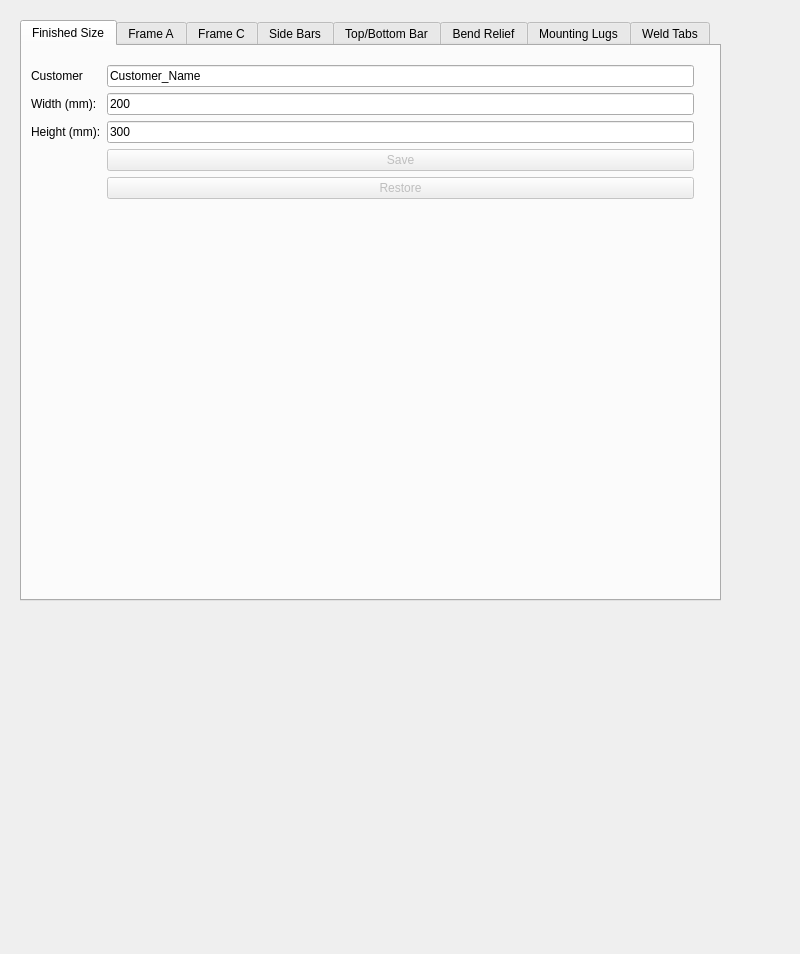
<?xml version="1.0" encoding="UTF-8"?>
<ui version="4.0">
 <class>Form</class>
 <widget class="QWidget" name="Form">
  <property name="geometry">
   <rect>
    <x>0</x>
    <y>0</y>
    <width>800</width>
    <height>954</height>
   </rect>
  </property>
  <property name="minimumSize">
   <size>
    <width>800</width>
    <height>500</height>
   </size>
  </property>
  <property name="windowTitle">
   <string>Form</string>
  </property>
  <property name="toolTip">
   <string extracomment="Hole clearance will be added to this value"/>
  </property>
  <widget class="QTabWidget" name="tabWidget">
   <property name="geometry">
    <rect>
     <x>20</x>
     <y>20</y>
     <width>701</width>
     <height>581</height>
    </rect>
   </property>
   <property name="currentIndex">
    <number>0</number>
   </property>
   <widget class="QWidget" name="tab_2">
    <attribute name="title">
     <string>Finished Size</string>
    </attribute>
    <widget class="QWidget" name="formLayoutWidget_9">
     <property name="geometry">
      <rect>
       <x>0</x>
       <y>10</y>
       <width>681</width>
       <height>221</height>
      </rect>
     </property>
     <layout class="QFormLayout" name="formLayout_9">
      <item row="2" column="1">
       <widget class="QLineEdit" name="FinishedWidth">
        <property name="text">
         <string>200</string>
        </property>
       </widget>
      </item>
      <item row="2" column="0">
       <widget class="QLabel" name="label">
        <property name="text">
         <string>Width (mm):</string>
        </property>
       </widget>
      </item>
      <item row="3" column="1">
       <widget class="QLineEdit" name="FinishedHeight">
        <property name="text">
         <string>300</string>
        </property>
       </widget>
      </item>
      <item row="3" column="0">
       <widget class="QLabel" name="label">
        <property name="text">
         <string>Height (mm):</string>
        </property>
       </widget>
      </item>
      <item row="4" column="1">
       <widget class="QPushButton" name="SaveButton">
        <property name="enabled">
         <bool>false</bool>
        </property>
        <property name="text">
         <string>Save</string>
        </property>
       </widget>
      </item>
      <item row="6" column="1">
       <widget class="QPushButton" name="pushButton">
        <property name="enabled">
         <bool>false</bool>
        </property>
        <property name="text">
         <string>Restore</string>
        </property>
       </widget>
      </item>
      <item row="1" column="1">
       <widget class="QLineEdit" name="CustomerName">
        <property name="text">
         <string>Customer_Name</string>
        </property>
       </widget>
      </item>
      <item row="1" column="0">
       <widget class="QLabel" name="Customer">
        <property name="text">
         <string>Customer</string>
        </property>
       </widget>
      </item>
     </layout>
    </widget>
   </widget>
   <widget class="QWidget" name="tab">
    <attribute name="title">
     <string>Frame A</string>
    </attribute>
    <widget class="QWidget" name="formLayoutWidget_8">
     <property name="geometry">
      <rect>
       <x>9</x>
       <y>9</y>
       <width>681</width>
       <height>518</height>
      </rect>
     </property>
     <layout class="QFormLayout" name="formLayout_8">
      <property name="fieldGrowthPolicy">
       <enum>QFormLayout::AllNonFixedFieldsGrow</enum>
      </property>
      <item row="0" column="0">
       <widget class="QLabel" name="label_18">
        <property name="text">
         <string>Relative Height (mm)</string>
        </property>
       </widget>
      </item>
      <item row="0" column="1">
       <widget class="QLineEdit" name="FrameARelativeHeight">
        <property name="text">
         <string>24</string>
        </property>
       </widget>
      </item>
      <item row="1" column="0">
       <widget class="QLabel" name="label_23">
        <property name="text">
         <string>Relative Width (mm)</string>
        </property>
       </widget>
      </item>
      <item row="1" column="1">
       <widget class="QLineEdit" name="FrameARelativeWidth">
        <property name="text">
         <string>24</string>
        </property>
       </widget>
      </item>
      <item row="2" column="0">
       <widget class="QLabel" name="label">
        <property name="text">
         <string>Cutout width</string>
        </property>
       </widget>
      </item>
      <item row="2" column="1">
       <widget class="QLineEdit" name="CutoutWidth">
        <property name="text">
         <string>22</string>
        </property>
       </widget>
      </item>
      <item row="3" column="0">
       <widget class="QLabel" name="label">
        <property name="text">
         <string>Cutout height</string>
        </property>
       </widget>
      </item>
      <item row="3" column="1">
       <widget class="QLineEdit" name="CutoutHeight">
        <property name="text">
         <string>19</string>
        </property>
       </widget>
      </item>
      <item row="4" column="0">
       <widget class="QLabel" name="label_2">
        <property name="text">
         <string>Bar Width</string>
        </property>
       </widget>
      </item>
      <item row="4" column="1">
       <widget class="QLineEdit" name="FrameABarWidth">
        <property name="text">
         <string>44</string>
        </property>
       </widget>
      </item>
      <item row="5" column="0">
       <widget class="QLabel" name="label_4">
        <property name="text">
         <string>Bar Height</string>
        </property>
       </widget>
      </item>
      <item row="5" column="1">
       <widget class="QLineEdit" name="FrameABarHeight">
        <property name="text">
         <string>44</string>
        </property>
       </widget>
      </item>
      <item row="6" column="0">
       <widget class="QLabel" name="label_21">
        <property name="text">
         <string>Plastic Hole Spacing</string>
        </property>
       </widget>
      </item>
      <item row="6" column="1">
       <widget class="QLineEdit" name="FrameAPlasticHoleSpacing">
        <property name="text">
         <string>200</string>
        </property>
       </widget>
      </item>
      <item row="7" column="0">
       <widget class="QLabel" name="label_3">
        <property name="text">
         <string>Hinge Hole Dia.</string>
        </property>
       </widget>
      </item>
      <item row="7" column="1">
       <widget class="QLineEdit" name="HoleDiameter">
        <property name="text">
         <string>6</string>
        </property>
       </widget>
      </item>
      <item row="9" column="0">
       <widget class="QLabel" name="label_26">
        <property name="text">
         <string>Plastic Hole Dia.</string>
        </property>
       </widget>
      </item>
      <item row="9" column="1">
       <widget class="QLineEdit" name="PlasticHoleDiameter">
        <property name="text">
         <string>4.2</string>
        </property>
       </widget>
      </item>
      <item row="10" column="0">
       <widget class="QLabel" name="label_27">
        <property name="text">
         <string>Handle Ramp Hole H</string>
        </property>
       </widget>
      </item>
      <item row="10" column="1">
       <widget class="QLineEdit" name="HandleRampHoleHeight">
        <property name="text">
         <string>5</string>
        </property>
       </widget>
      </item>
      <item row="11" column="0">
       <widget class="QLabel" name="label_28">
        <property name="text">
         <string>Handle Ramp Hole W</string>
        </property>
       </widget>
      </item>
      <item row="11" column="1">
       <widget class="QLineEdit" name="HandleRampHoleWidth">
        <property name="text">
         <string>6</string>
        </property>
       </widget>
      </item>
      <item row="12" column="0">
       <widget class="QLabel" name="label_36">
        <property name="text">
         <string>Handle Ramp Hole C</string>
        </property>
       </widget>
      </item>
      <item row="12" column="1">
       <widget class="QLineEdit" name="HandleRampHoleCentres">
        <property name="text">
         <string>54</string>
        </property>
       </widget>
      </item>
      <item row="14" column="0">
       <widget class="QLabel" name="label_37">
        <property name="text">
         <string>Handle Ramp Inset</string>
        </property>
       </widget>
      </item>
      <item row="14" column="1">
       <widget class="QLineEdit" name="HandleRampHoleInset">
        <property name="text">
         <string>3</string>
        </property>
       </widget>
      </item>
      <item row="15" column="1">
       <widget class="QLineEdit" name="HandleRampHolePosition">
        <property name="text">
         <string>0.62</string>
        </property>
       </widget>
      </item>
      <item row="15" column="0">
       <widget class="QLabel" name="label_44">
        <property name="text">
         <string>Handle Ramp Pos</string>
        </property>
       </widget>
      </item>
      <item row="16" column="0">
       <widget class="QLabel" name="label_45">
        <property name="text">
         <string>Include Ramp Handle</string>
        </property>
       </widget>
      </item>
      <item row="16" column="1">
       <widget class="QCheckBox" name="IncludeRampHandle">
        <property name="text">
         <string/>
        </property>
        <property name="checked">
         <bool>true</bool>
        </property>
       </widget>
      </item>
     </layout>
    </widget>
   </widget>
   <widget class="QWidget" name="tab_3">
    <attribute name="title">
     <string>Frame C</string>
    </attribute>
    <widget class="QWidget" name="formLayoutWidget">
     <property name="geometry">
      <rect>
       <x>10</x>
       <y>10</y>
       <width>671</width>
       <height>331</height>
      </rect>
     </property>
     <layout class="QFormLayout" name="formLayout">
      <property name="fieldGrowthPolicy">
       <enum>QFormLayout::AllNonFixedFieldsGrow</enum>
      </property>
      <item row="0" column="0">
       <widget class="QLabel" name="label_22">
        <property name="text">
         <string>Relative Height (mm)</string>
        </property>
       </widget>
      </item>
      <item row="0" column="1">
       <widget class="QLineEdit" name="FrameCRelativeHeight">
        <property name="text">
         <string>-12</string>
        </property>
       </widget>
      </item>
      <item row="1" column="0">
       <widget class="QLabel" name="label_24">
        <property name="text">
         <string>Relative Width (mm)</string>
        </property>
       </widget>
      </item>
      <item row="1" column="1">
       <widget class="QLineEdit" name="FrameCRelativeWidth">
        <property name="text">
         <string>-12</string>
        </property>
       </widget>
      </item>
      <item row="2" column="0">
       <widget class="QLabel" name="label_8">
        <property name="text">
         <string>Bar Width</string>
        </property>
       </widget>
      </item>
      <item row="2" column="1">
       <widget class="QLineEdit" name="FrameCBarWidth">
        <property name="text">
         <string>30</string>
        </property>
       </widget>
      </item>
      <item row="3" column="0">
       <widget class="QLabel" name="label_9">
        <property name="text">
         <string>Bar Height</string>
        </property>
       </widget>
      </item>
      <item row="3" column="1">
       <widget class="QLineEdit" name="FrameCBarHeight">
        <property name="text">
         <string>30</string>
        </property>
       </widget>
      </item>
      <item row="4" column="0">
       <widget class="QLabel" name="label_39">
        <property name="text">
         <string>Hinge Hole Width</string>
        </property>
       </widget>
      </item>
      <item row="4" column="1">
       <widget class="QLineEdit" name="FrameCHingeHoleWidth">
        <property name="text">
         <string>10</string>
        </property>
       </widget>
      </item>
      <item row="5" column="0">
       <widget class="QLabel" name="label_40">
        <property name="text">
         <string>Hinge Hole Height</string>
        </property>
       </widget>
      </item>
      <item row="5" column="1">
       <widget class="QLineEdit" name="FrameCHingeHoleHeight">
        <property name="text">
         <string>5</string>
        </property>
       </widget>
      </item>
      <item row="6" column="0">
       <widget class="QLabel" name="label_41">
        <property name="text">
         <string>Hinge Hole Centre W</string>
        </property>
       </widget>
      </item>
      <item row="7" column="0">
       <widget class="QLabel" name="label_42">
        <property name="text">
         <string>Hinge Hole Centre H</string>
        </property>
       </widget>
      </item>
      <item row="6" column="1">
       <widget class="QLineEdit" name="FrameCHingeHoleCentreW">
        <property name="text">
         <string>8</string>
        </property>
       </widget>
      </item>
      <item row="7" column="1">
       <widget class="QLineEdit" name="FrameCHingeHoleCentreH">
        <property name="text">
         <string>4.5</string>
        </property>
       </widget>
      </item>
     </layout>
    </widget>
   </widget>
   <widget class="QWidget" name="tab_4">
    <attribute name="title">
     <string>Side Bars</string>
    </attribute>
    <widget class="QWidget" name="formLayoutWidget_2">
     <property name="geometry">
      <rect>
       <x>10</x>
       <y>10</y>
       <width>681</width>
       <height>211</height>
      </rect>
     </property>
     <layout class="QFormLayout" name="formLayout_2">
      <property name="fieldGrowthPolicy">
       <enum>QFormLayout::AllNonFixedFieldsGrow</enum>
      </property>
      <item row="0" column="0">
       <widget class="QLabel" name="label_13">
        <property name="text">
         <string>Width</string>
        </property>
       </widget>
      </item>
      <item row="2" column="0">
       <widget class="QLabel" name="label_29">
        <property name="text">
         <string>Rel Height (mm)</string>
        </property>
       </widget>
      </item>
      <item row="2" column="1">
       <widget class="QLineEdit" name="SidebarRelativeHeight">
        <property name="text">
         <string>-45</string>
        </property>
       </widget>
      </item>
      <item row="5" column="0">
       <widget class="QLabel" name="label_25">
        <property name="text">
         <string>Seal Hole Spacing</string>
        </property>
       </widget>
      </item>
      <item row="5" column="1">
       <widget class="QLineEdit" name="SidebarSealHoleSpacing">
        <property name="text">
         <string>200</string>
        </property>
       </widget>
      </item>
      <item row="6" column="0">
       <widget class="QLabel" name="label_38">
        <property name="text">
         <string/>
        </property>
       </widget>
      </item>
      <item row="3" column="0">
       <widget class="QLabel" name="label_43">
        <property name="text">
         <string>Seal Hole Dia.</string>
        </property>
       </widget>
      </item>
      <item row="0" column="1">
       <widget class="QLineEdit" name="SidebarWidth">
        <property name="text">
         <string>15</string>
        </property>
       </widget>
      </item>
      <item row="3" column="1">
       <widget class="QLineEdit" name="SidebarSealHoleDiameter">
        <property name="text">
         <string>4.2</string>
        </property>
       </widget>
      </item>
     </layout>
    </widget>
   </widget>
   <widget class="QWidget" name="tab_8">
    <attribute name="title">
     <string>Top/Bottom Bar</string>
    </attribute>
    <widget class="QWidget" name="formLayoutWidget_6">
     <property name="geometry">
      <rect>
       <x>10</x>
       <y>10</y>
       <width>681</width>
       <height>241</height>
      </rect>
     </property>
     <layout class="QFormLayout" name="formLayout_6">
      <property name="fieldGrowthPolicy">
       <enum>QFormLayout::AllNonFixedFieldsGrow</enum>
      </property>
      <item row="0" column="0">
       <widget class="QLabel" name="label_20">
        <property name="text">
         <string>Width</string>
        </property>
       </widget>
      </item>
      <item row="1" column="0">
       <widget class="QLabel" name="label_19">
        <property name="text">
         <string>Rel Width (mm)</string>
        </property>
       </widget>
      </item>
      <item row="1" column="1">
       <widget class="QLineEdit" name="TopBarRelativeWidth">
        <property name="text">
         <string>-39</string>
        </property>
       </widget>
      </item>
      <item row="0" column="1">
       <widget class="QLineEdit" name="TopBarWidth">
        <property name="text">
         <string>31</string>
        </property>
       </widget>
      </item>
     </layout>
    </widget>
   </widget>
   <widget class="QWidget" name="tab_5">
    <attribute name="title">
     <string>Bend Relief</string>
    </attribute>
    <widget class="QWidget" name="formLayoutWidget_3">
     <property name="geometry">
      <rect>
       <x>10</x>
       <y>10</y>
       <width>671</width>
       <height>211</height>
      </rect>
     </property>
     <layout class="QFormLayout" name="formLayout_3">
      <property name="fieldGrowthPolicy">
       <enum>QFormLayout::AllNonFixedFieldsGrow</enum>
      </property>
      <item row="0" column="0">
       <widget class="QLabel" name="label_5">
        <property name="text">
         <string>Diameter</string>
        </property>
       </widget>
      </item>
      <item row="0" column="1">
       <widget class="QLineEdit" name="BendReliefDiameter">
        <property name="text">
         <string>3</string>
        </property>
       </widget>
      </item>
      <item row="1" column="0">
       <widget class="QLabel" name="label_6">
        <property name="text">
         <string>Slot Width</string>
        </property>
       </widget>
      </item>
      <item row="1" column="1">
       <widget class="QLineEdit" name="BendReliefSlotWidth">
        <property name="text">
         <string>1.5</string>
        </property>
       </widget>
      </item>
      <item row="2" column="0">
       <widget class="QLabel" name="label_7">
        <property name="text">
         <string>Slot Length</string>
        </property>
       </widget>
      </item>
      <item row="2" column="1">
       <widget class="QLineEdit" name="BendReliefSlotLength">
        <property name="text">
         <string>3</string>
        </property>
       </widget>
      </item>
     </layout>
    </widget>
   </widget>
   <widget class="QWidget" name="tab_6">
    <attribute name="title">
     <string>Mounting Lugs</string>
    </attribute>
    <widget class="QWidget" name="formLayoutWidget_4">
     <property name="geometry">
      <rect>
       <x>10</x>
       <y>10</y>
       <width>681</width>
       <height>211</height>
      </rect>
     </property>
     <layout class="QFormLayout" name="formLayout_4">
      <item row="0" column="0">
       <widget class="QLabel" name="label_10">
        <property name="text">
         <string>Width</string>
        </property>
       </widget>
      </item>
      <item row="0" column="1">
       <widget class="QLineEdit" name="LugWidth">
        <property name="text">
         <string>20</string>
        </property>
       </widget>
      </item>
      <item row="1" column="0">
       <widget class="QLabel" name="label_11">
        <property name="text">
         <string>Hole Offset</string>
        </property>
       </widget>
      </item>
      <item row="1" column="1">
       <widget class="QLineEdit" name="LugHoleOffset">
        <property name="text">
         <string>10</string>
        </property>
       </widget>
      </item>
      <item row="2" column="0">
       <widget class="QLabel" name="label_12">
        <property name="text">
         <string>Hole Diameter</string>
        </property>
       </widget>
      </item>
      <item row="2" column="1">
       <widget class="QLineEdit" name="LugHoleDiameter">
        <property name="text">
         <string>4.2</string>
        </property>
       </widget>
      </item>
      <item row="3" column="0">
       <widget class="QLabel" name="label_16">
        <property name="text">
         <string>Inset</string>
        </property>
       </widget>
      </item>
      <item row="3" column="1">
       <widget class="QLineEdit" name="MountingLugInset">
        <property name="text">
         <string>75</string>
        </property>
       </widget>
      </item>
      <item row="4" column="0">
       <widget class="QLabel" name="label_30">
        <property name="text">
         <string>Min Spacing</string>
        </property>
       </widget>
      </item>
      <item row="4" column="1">
       <widget class="QLineEdit" name="MountingLugMinSpacing">
        <property name="text">
         <string>350</string>
        </property>
       </widget>
      </item>
      <item row="5" column="0">
       <widget class="QLabel" name="label_31">
        <property name="enabled">
         <bool>false</bool>
        </property>
        <property name="text">
         <string>Max Spacing</string>
        </property>
       </widget>
      </item>
      <item row="5" column="1">
       <widget class="QLineEdit" name="MountingLugMaxSpacing">
        <property name="enabled">
         <bool>false</bool>
        </property>
        <property name="text">
         <string>1000</string>
        </property>
       </widget>
      </item>
     </layout>
    </widget>
   </widget>
   <widget class="QWidget" name="tab_7">
    <attribute name="title">
     <string>Weld Tabs</string>
    </attribute>
    <widget class="QWidget" name="formLayoutWidget_5">
     <property name="geometry">
      <rect>
       <x>10</x>
       <y>10</y>
       <width>681</width>
       <height>268</height>
      </rect>
     </property>
     <layout class="QFormLayout" name="formLayout_5">
      <item row="0" column="0">
       <widget class="QLabel" name="label_15">
        <property name="text">
         <string>Depth</string>
        </property>
       </widget>
      </item>
      <item row="0" column="1">
       <widget class="QLineEdit" name="WeldLugDepth">
        <property name="text">
         <string>2</string>
        </property>
       </widget>
      </item>
      <item row="1" column="0">
       <widget class="QLabel" name="label_14">
        <property name="text">
         <string>Width</string>
        </property>
       </widget>
      </item>
      <item row="1" column="1">
       <widget class="QLineEdit" name="WeldLugWidth">
        <property name="text">
         <string>5.5</string>
        </property>
       </widget>
      </item>
      <item row="2" column="0">
       <widget class="QLabel" name="label_35">
        <property name="text">
         <string>Hole Clearance</string>
        </property>
       </widget>
      </item>
      <item row="2" column="1">
       <widget class="QLineEdit" name="WeldLugHoleClearance">
        <property name="text">
         <string>0.125</string>
        </property>
       </widget>
      </item>
      <item row="3" column="0">
       <widget class="QLabel" name="label_34">
        <property name="text">
         <string>Hole Width</string>
        </property>
       </widget>
      </item>
      <item row="3" column="1">
       <widget class="QLineEdit" name="WeldLugHoleWidth">
        <property name="text">
         <string>3</string>
        </property>
       </widget>
      </item>
      <item row="4" column="1">
       <widget class="QLineEdit" name="WeldLugInset">
        <property name="text">
         <string>20</string>
        </property>
       </widget>
      </item>
      <item row="4" column="0">
       <widget class="QLabel" name="label_17">
        <property name="text">
         <string>Inset</string>
        </property>
       </widget>
      </item>
      <item row="7" column="0">
       <widget class="QLabel" name="label_33">
        <property name="enabled">
         <bool>false</bool>
        </property>
        <property name="text">
         <string>Max Spacing</string>
        </property>
       </widget>
      </item>
      <item row="7" column="1">
       <widget class="QLineEdit" name="WeldLugMaxSpacing">
        <property name="enabled">
         <bool>false</bool>
        </property>
        <property name="text">
         <string>85</string>
        </property>
       </widget>
      </item>
      <item row="5" column="1">
       <widget class="QLineEdit" name="WeldLugMinSpacing">
        <property name="text">
         <string>75</string>
        </property>
       </widget>
      </item>
      <item row="5" column="0">
       <widget class="QLabel" name="label_32">
        <property name="text">
         <string>Min Spacing</string>
        </property>
       </widget>
      </item>
     </layout>
    </widget>
   </widget>
  </widget>
 </widget>
 <layoutdefault spacing="6" margin="9"/>
 <tabstops>
  <tabstop>tabWidget</tabstop>
  <tabstop>FinishedWidth</tabstop>
  <tabstop>FinishedHeight</tabstop>
  <tabstop>SaveButton</tabstop>
  <tabstop>FrameARelativeHeight</tabstop>
  <tabstop>FrameARelativeWidth</tabstop>
  <tabstop>CutoutHeight</tabstop>
  <tabstop>CutoutWidth</tabstop>
  <tabstop>FrameABarWidth</tabstop>
  <tabstop>FrameABarHeight</tabstop>
  <tabstop>FrameAPlasticHoleSpacing</tabstop>
  <tabstop>HoleDiameter</tabstop>
  <tabstop>PlasticHoleDiameter</tabstop>
  <tabstop>HandleRampHoleHeight</tabstop>
  <tabstop>HandleRampHoleWidth</tabstop>
  <tabstop>HandleRampHoleCentres</tabstop>
  <tabstop>HandleRampHoleInset</tabstop>
  <tabstop>FrameCRelativeHeight</tabstop>
  <tabstop>FrameCRelativeWidth</tabstop>
  <tabstop>FrameCBarWidth</tabstop>
  <tabstop>FrameCBarHeight</tabstop>
  <tabstop>FrameCHingeHoleWidth</tabstop>
  <tabstop>FrameCHingeHoleHeight</tabstop>
  <tabstop>FrameCHingeHoleCentreW</tabstop>
  <tabstop>FrameCHingeHoleCentreH</tabstop>
  <tabstop>SidebarWidth</tabstop>
  <tabstop>SidebarRelativeHeight</tabstop>
  <tabstop>SidebarSealHoleDiameter</tabstop>
  <tabstop>SidebarSealHoleSpacing</tabstop>
  <tabstop>TopBarWidth</tabstop>
  <tabstop>TopBarRelativeWidth</tabstop>
  <tabstop>BendReliefDiameter</tabstop>
  <tabstop>BendReliefSlotWidth</tabstop>
  <tabstop>BendReliefSlotLength</tabstop>
  <tabstop>LugWidth</tabstop>
  <tabstop>LugHoleOffset</tabstop>
  <tabstop>LugHoleDiameter</tabstop>
  <tabstop>MountingLugInset</tabstop>
  <tabstop>MountingLugMinSpacing</tabstop>
  <tabstop>MountingLugMaxSpacing</tabstop>
  <tabstop>WeldLugDepth</tabstop>
  <tabstop>WeldLugWidth</tabstop>
  <tabstop>WeldLugHoleClearance</tabstop>
  <tabstop>WeldLugHoleWidth</tabstop>
  <tabstop>WeldLugInset</tabstop>
  <tabstop>WeldLugMaxSpacing</tabstop>
  <tabstop>WeldLugMinSpacing</tabstop>
 </tabstops>
 <resources/>
 <connections>
  <connection>
   <sender>SaveButton</sender>
   <signal>clicked()</signal>
   <receiver>Form</receiver>
   <slot>lower()</slot>
   <hints>
    <hint type="sourcelabel">
     <x>414</x>
     <y>141</y>
    </hint>
    <hint type="destinationlabel">
     <x>399</x>
     <y>476</y>
    </hint>
   </hints>
  </connection>
 </connections>
 <designerdata>
  <property name="gridDeltaX">
   <number>10</number>
  </property>
  <property name="gridDeltaY">
   <number>10</number>
  </property>
  <property name="gridSnapX">
   <bool>true</bool>
  </property>
  <property name="gridSnapY">
   <bool>true</bool>
  </property>
  <property name="gridVisible">
   <bool>true</bool>
  </property>
 </designerdata>
</ui>
